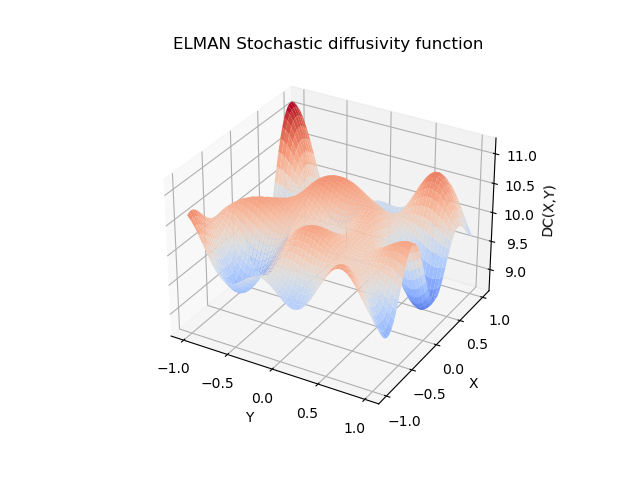

Recreate this plot in Python.
#! /usr/bin/env python3
#
def diffusivity_2d_elman ( a, cl, dc0, m_1d, omega, n1, n2, x, y ):

#*****************************************************************************80
#
## DIFFUSIVITY_2D_ELMAN evaluates a 2D stochastic diffusivity function.
#
#  Discussion:
#
#    The 2D diffusion equation has the form
#
#      - Del ( DC(X,Y) Del U(X,Y) ) = F(X,Y)
#
#    where DC(X,Y) is a function called the diffusivity.
#
#    In the stochastic version of the problem, the diffusivity function
#    includes the influence of stochastic parameters:
#
#      - Del ( DC(X,YOMEGA) Del U(X,YOMEGA) ) = F(X,Y).
#
#    In this function, the domain is assumed to be the square [-A,+A]x[-A,+A].
#
#  Licensing:
#
#    This code is distributed under the GNU LGPL license.
#
#  Modified:
#
#    08 February 2019
#
#  Author:
#
#    John Burkardt
#
#  Reference:
#
#    Howard Elman, Darran Furnaval,
#    Solving the stochastic steady-state diffusion problem using multigrid,
#    IMA Journal on Numerical Analysis,
#    Volume 27, Number 4, 2007, pages 675-688.
#
#    Roger Ghanem, Pol Spanos,
#    Stochastic Finite Elements: A Spectral Approach,
#    Revised Edition,
#    Dover, 2003,
#    ISBN: 0486428184,
#    LC: TA347.F5.G56.
#
#  Parameters:
#
#    Input, real A, the "radius" of the square region.  The region
#    is assumed to be [-A,+A]x[-A,+A].
#    0 < A.
#
#    Input, real CL, the correlation length.
#    0 < CL.
#
#    Input, real DC0, the constant term in the expansion of the 
#    diffusion coefficient.  Take DC0 = 10.
#
#    Input, integr M_1D, the first and second dimensions of the stochastic
#    parameter array.
#
#    Input, real OMEGA(M_1D*M_1D), the stochastic parameters.
#
#    Input, integer N1, N2, the dimensions of the X and Y arrays.
#
#    Input, real X(N1,N2), Y(N1,N2), the points where the diffusion coefficient is to 
#    be evaluated.
#
#    Output, real DC(N1,N2), the value of the diffusion coefficient at X.
#
  import numpy as np
#
#  Compute THETA.
#
  theta_1d = theta_solve ( a, cl, m_1d )
#
#  Compute LAMBDA_1D.
#
  lambda_1d = 2.0 * cl / ( 1.0 + cl ** 2 * theta_1d ** 2 )
#
#  Compute C_1DX(1:M1D)  and C_1DY(1:M1D) at (X,Y).
#
  c_1dx = np.zeros ( [ m_1d, n1, n2 ] )
  c_1dy = np.zeros ( [ m_1d, n1, n2 ] )

  k = -1

  while ( True ):

    k = k + 1

    if ( m_1d <= k ):
      break

    c_1dx[k,0:n1,0:n2] = np.cos ( theta_1d[k] * a * x[0:n1,0:n2] ) \
      / np.sqrt ( a + np.sin ( 2.0 * theta_1d[k] * a ) / ( 2.0 * theta_1d[k] ) )
    c_1dy[k,0:n1,0:n2] = np.cos ( theta_1d[k] * a * y[0:n1,0:n2] ) \
      / np.sqrt ( a + np.sin ( 2.0 * theta_1d[k] * a ) / ( 2.0 * theta_1d[k] ) )

    k = k + 1

    if ( m_1d <= k ):
      break

    c_1dx[k,0:n1,0:n2] = np.sin ( theta_1d[k] * a * x[0:n1,0:n2] ) \
      / np.sqrt ( a - np.sin ( 2.0 * theta_1d[k] * a ) / ( 2.0 * theta_1d[k] ) )
    c_1dy[k,0:n1,0:n2] = np.sin ( theta_1d[k] * a * y[0:n1,0:n2] ) \
      / np.sqrt ( a - np.sin ( 2.0 * theta_1d[k] * a ) / ( 2.0 * theta_1d[k] ) )
#
#  Evaluate the diffusion coefficient DC at (X,Y).
#  This nonsense of fussy array shapes really frustrates me!
#
  k = 0
  dc3 = dc0 * np.ones ( [ 1, n1, n2 ] )
  for j in range ( 0, m_1d ):
    for i in range ( 0, m_1d ):
      dc3[0,0:n1,0:n2] = dc3[0,0:n1,0:n2] + np.sqrt ( lambda_1d[i] * lambda_1d[j] ) \
        * c_1dx[i,0:n1,0:n2] * c_1dy[j,0:n1,0:n2] * omega[k]
      k = k + 1

  dc = np.zeros ( [ n1, n2 ] )
  dc[0:n1,0:n2] = dc3[0,0:n1,0:n2]

  return dc

def theta_solve ( a, cl, m ):

#*****************************************************************************80
#
## THETA_SOLVE solves a pair of transcendental equations.
#
#  Discussion:
#
#    The vector THETA returned by this function is needed in order to define
#    the terms in a Karhunen-Loeve expansion of a diffusion coefficient.
#
#    The two equations are:
#
#      1/CL - THETA * TAN ( A * THETA ) = 0
#      THETA - 1/CL * TAN ( A * THETA ) = 0
#
#    A and CL are taken to be positive.  Over each open interval 
#
#      ( n - 1/2 pi, n + 1/2 pi ) / A, for N = 0, 1, ...
#
#    the function TAN ( A * THETA ) monotonically rises from -oo to +00 
#    therefore, it can be shown that there is one root of each equation 
#    in every interval of this form.  Moreover, because of the positivity
#    of A and CL, we can restrict our search to the interval 
#
#      [ n pi, n + 1/2 pi ) / A, for N = 0, 1, ...
#
#    This function computes K such roots, starting in the first interval,
#    finding those two roots, moving to the next interval, and so on, until
#    the requested number of roots have been found.  Odd index roots will
#    correspond to the first equation, and even index roots to the second.
#
#  Licensing:
#
#    This code is distributed under the GNU LGPL license.
#
#  Modified:
#
#    08 February 2019
#
#  Author:
#
#    John Burkardt
#
#  Reference:
#
#    Howard Elman, Darran Furnival,
#    Solving the Stochastic Steady-State Diffusion Problem Using Multigrid,
#    University of Maryland Department of Computer Science,
#    Technical Report TR-4786.
#
#  Parameters:
#
#    Input, real A, the "radius" of the domain, D = (-A,A)x(-A,A).
#    0 < A.
#
#    Input, real CL, the correlation length.
#    0 < CL.
#
#    Input, integer M, the number of values to compute.
#
#    Output, real THETA(M), the values of Theta.
#
  import numpy as np

  eps = np.finfo(float).eps

  k = -1
  theta = np.zeros ( m )
#
#  [ XA_INIT, XB_INIT] = [ n * pi, n+1/2 pi ] / a, n = 0, 1, 2, ...
#
  xa_init = 0.0
  xb_init = ( np.pi / 2.0 ) / a

  while ( True ):
#
#  Seek root of equation 1 in interval.
#
    k = k + 1

    if ( m <= k ):
      break

    xa = xa_init
    fa = 1.0 / cl - xa * np.tan ( a * xa )
    ftol = eps * ( abs ( fa ) + 1.0 )
    xb = xb_init
    fb = - fa
    fc = fa
    bmatol = 100.0 * eps * ( abs ( xa ) + abs ( xb ) )

    while ( bmatol < xb - xa ):

      xc = ( xa + xb ) / 2.0
      fc = 1.0 / cl - xc * np.tan ( a * xc )

      if ( abs ( fc ) <= ftol ):
        break
      elif ( 0 < fc ):
        xa = xc
      else:
        xb = xc

    theta[k] = xc
#
#  Seek root of equation 2 in interval.
#
    k = k + 1
    if ( m <= k ):
      break
#
#  In the first interval, we need to skip the zero root of equation 2.
#
    if ( k == 1 ):

      k = k - 1

    else:

      xa = xa_init
      fa = xa - np.tan ( a * xa ) / cl
      ftol = eps * ( abs ( fa ) + 1.0 )
      xb = xb_init
      fb = - fa

      while ( bmatol < xb - xa ):

        xc = ( xa + xb ) / 2.0
        fc = xc - np.tan ( a * xc ) / cl

        if ( abs ( fc ) <= ftol ):
          break
        elif ( 0.0 < fc ):
          xa = xc
        else:
          xb = xc

      theta[k] = xc
#
#  Advance the interval.
#
    xa_init = xa_init + np.pi / a
    xb_init = xb_init + np.pi / a

  return theta

def diffusivity_2d_elman_contour ( ):

#*****************************************************************************80
#
## diffusivity_2d_elman_contour displays a contour plot of a 2D stochastic diffusivity function.
#
#  Discussion:
#
#    The diffusivity function is compute by DIFFUSIVITY_2D_ELMAN.
#
#  Licensing:
#
#    This code is distributed under the GNU LGPL license.
#
#  Modified:
#
#    08 February 2019
#
#  Author:
#
#    John Burkardt
#
#  Reference:
#
#    Howard Elman, Darran Furnaval,
#    Solving the stochastic steady-state diffusion problem using multigrid,
#    IMA Journal on Numerical Analysis,
#    Volume 27, Number 4, 2007, pages 675-688.
#
  import matplotlib.pyplot as plt
  from mpl_toolkits.mplot3d import Axes3D
  from matplotlib import cm
  import numpy as np

  print ( '' )
  print ( 'diffusivity_2d_elman_contour' )
  print ( '  Display contour or surface plots of the stochastic' )
  print ( '  diffusivity function defined by DIFFUSIVITY_2D_ELMAN.' )
#
#  Specify the X and Y evaluation points.
#
  nx = 51
  a = 1.0
  xvec = np.linspace ( -a, +a, nx )
  yvec = np.linspace ( -a, +a, nx )

  X, Y = np.meshgrid ( xvec, yvec )
#
#  Sample OMEGA.
#
  m_1d = 5
  msq = m_1d * m_1d
  omega = np.random.randn ( msq )
#
#  Compute the diffusivity field.
#
  cl = 0.1
  ac0 = 10.0
  A = diffusivity_2d_elman ( a, cl, ac0, m_1d, omega, nx, nx, X, Y )
#
#  Make a surface plot.
#
  fig = plt.figure ( )
  ax = fig.add_subplot ( 111, projection='3d' )
  ax.plot_surface ( X, Y, A, rstride = 1, cstride = 1, \
    cmap = cm.coolwarm, edgecolor = 'none' )
  ax.set_xlabel ( 'Y' )
  ax.set_ylabel ( 'X' )
  ax.set_zlabel ( 'DC(X,Y)' )
  ax.set_title ( 'ELMAN Stochastic diffusivity function' )
  filename = 'diffusivity_2d_elman.png'
  plt.savefig ( filename )
  print ( '' )
  print ( '  Graphics saved as "%s".' % ( filename ) )

  return

def diffusivity_2d_elman_test ( ):

#*****************************************************************************80
#
## diffusivity_2d_elman_test tests diffusivity_2d_elman.
#
#  Licensing:
#
#    This code is distributed under the GNU LGPL license. 
#
#  Modified:
#
#    08 February 2019
#
#  Author:
#
#    John Burkardt
#
#  Parameters:
#
#    None
#
  import platform

  print ( '' )
  print ( 'diffusivity_2d_elman_test:' )
  print ( '  Python version: %s' % ( platform.python_version ( ) ) )
  print ( '  Test diffusivity_2d_elman.' )

  diffusivity_2d_elman_contour ( )
#
#  Terminate.
#
  print ( '' )
  print ( 'diffusivity_2d_elman_test:' )
  print ( '  Normal end of execution.' )
  return

if ( __name__ == '__main__' ):
  from timestamp import timestamp
  timestamp ( )
  diffusivity_2d_elman_test ( )
  timestamp ( )

